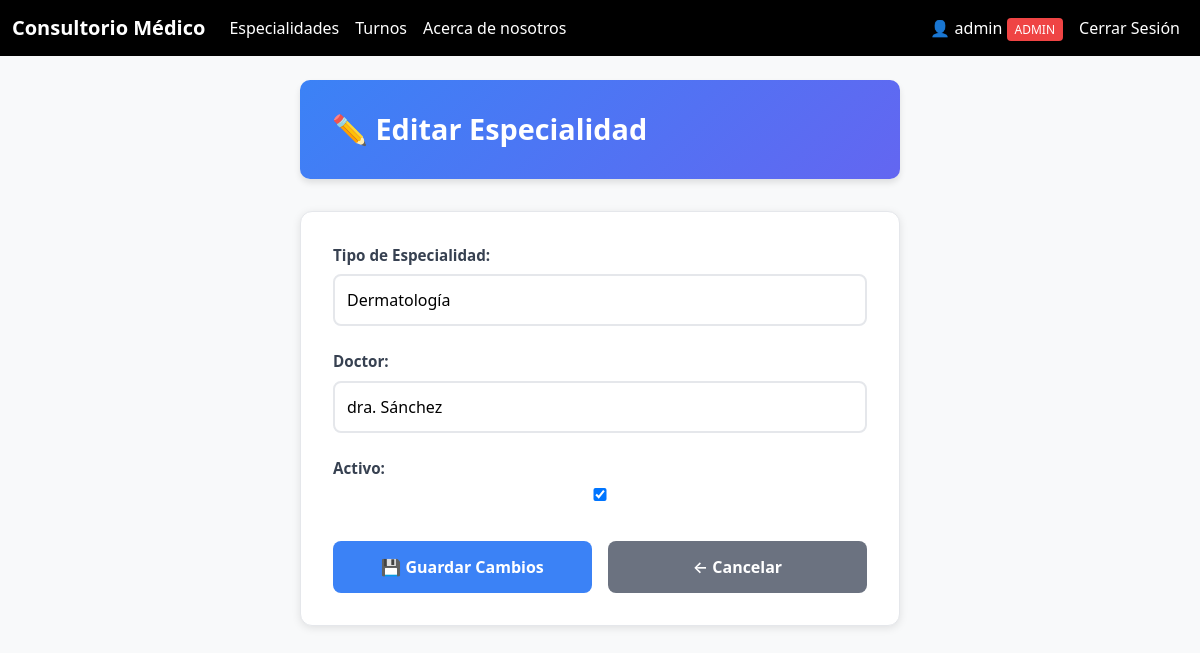
The app's page /esp/2/editar/ (signed in) with its own data.
### Especialidad/models.py (models this page shows, shortened)
class Especialidad(models.Model):
    tipo = models.CharField(max_length=100, verbose_name="Tipo de Especialidad")
    doctor = models.CharField(max_length=150, verbose_name="Doctor")
    activo = models.BooleanField(default=True, verbose_name="Activo")  # Para desactivar sin eliminar
    class Meta:
        verbose_name = "Especialidad"
        verbose_name_plural = "Especialidades"
        ordering = ['tipo']  # Ordenar alfabéticamente
        permissions = [
            ("puede_gestionar_especialidades", "Puede gestionar especialidades"),
        ]

### Especialidad/views.py (the view)
# urls.py: path('<int:pk>/editar/', EditarEspecialida.as_view(), name='editar_especialidad'),
class EditarEspecialida(LoginRequiredMixin, EsAdminMixin, UpdateView):
    model = Especialidad
    template_name = 'Editar_especialidad.html'
    fields = ['tipo', 'doctor', 'activo']
    success_url = reverse_lazy('lista_especialidades')

### Especialidad/views.py (called while the page is built)
    def test_func(self):
        return self.request.user.is_superuser or self.request.user.is_staff

### Especialidad/templates/Editar_especialidad.html (shortened to what this page needs)
{% extends 'base.html' %}
{% block content %}
<div class="form-container">
    <div class="form-header">
        <h3>✏️ Editar Especialidad</h3>
    </div>
    <div class="form-card">
        <form method="POST">
            {{ form.as_p }}
            <div class="form-actions">
                <button class="btn-guardar">💾 Guardar Cambios</button>
                <a href="/esp/" class="btn-salir">← Cancelar</a>
            </div>
        </form>
    </div>
</div>
{% endblock %}

### templates/base.html (shortened to what this page needs)
{% load static %}
<!DOCTYPE html>
<html lang="es">
<head>
    <link href="https://cdn.jsdelivr.net/npm/bootstrap@5.3.8/dist/css/bootstrap.min.css" rel="stylesheet">
</head>
<body class="bg-light">
<nav class="navbar navbar-expand-lg" style="background-color: #000;">
    <div class="container-fluid">
        <a class="navbar-brand text-white fw-bold" href="/">Consultorio Médico</a>
        <div class="collapse navbar-collapse" id="navbarNav">
            <ul class="navbar-nav">
                <li class="nav-item">
                    <a class="nav-link text-white {% if request.path == '/esp/' %}fw-bold{% endif %}"
                       href="/esp">Especialidades</a>
                </li>
                <li class="nav-item">
                    <a class="nav-link text-white {% if request.path == '/turno/' %}fw-bold{% endif %}"
                       href="/turno">Turnos</a>
                </li>
                <li class="nav-item">
                    <a class="nav-link text-white" href="/aboutus">Acerca de nosotros</a>
                </li>
            </ul>
            <ul class="navbar-nav ms-auto">
                {% if user.is_authenticated %}
                    <li class="nav-item">
                        <span class="nav-link text-white">
                            👤 {{ user.username }}
                            {% if user.is_superuser or user.is_staff %}
                                <span style="background-color: #ef4444; padding: 0.2rem 0.5rem; border-radius: 4px; font-size: 0.75rem;">ADMIN</span>
                            {% endif %}
                        </span>
                    </li>
                    <li class="nav-item">
                        <a class="nav-link text-white" href="{% url 'logout' %}">Cerrar Sesión</a>
                    </li>
                {% endif %}
            </ul>
        </div>
    </div>
</nav>
<div class="container my-4">
    {% block content %}{% endblock %}
</div>
</body>
</html>

### Especialidad/templates/Editar_especialidad.html (style rules this page uses)
.form-container { max-width: 600px; margin: 0 auto; }
.form-header { background: linear-gradient(135deg, #3b82f6 0%, #6366f1 100%); color: white; padding: 2rem; border-radius: 10px; margin-bottom: 2rem; box-shadow: 0 4px 6px rgba(0, 0, 0, 0.1); display: flex; align-items: center; gap: 1rem; }
.form-header h3 { margin: 0; font-size: 1.8rem; font-weight: 600; display: flex; align-items: center; gap: 0.75rem; }
.form-card { background: white; border-radius: 12px; box-shadow: 0 2px 8px rgba(0, 0, 0, 0.1); padding: 2rem; border: 1px solid #e5e7eb; }
.form-card form { display: flex; flex-direction: column; gap: 1.5rem; }
.form-card p { margin: 0; display: flex; flex-direction: column; gap: 0.5rem; }
.form-card label { color: #374151; font-weight: 600; font-size: 0.95rem; display: flex; align-items: center; gap: 0.5rem; }
.form-card input, .form-card select, .form-card textarea { width: 100%; padding: 0.75rem; border: 2px solid #e5e7eb; border-radius: 8px; font-size: 1rem; transition: all 0.3s ease; box-sizing: border-box; }
.form-actions { display: flex; gap: 1rem; margin-top: 1rem; }
.btn-guardar { flex: 1; background-color: #3b82f6; border: none; padding: 0.875rem 1.5rem; border-radius: 8px; color: white; font-weight: 600; font-size: 1rem; cursor: pointer; transition: all 0.3s ease; display: inline-flex; align-items: center; justify-content: center; gap: 0.5rem; }
.btn-salir { flex: 1; background-color: #6b7280; border: none; padding: 0.875rem 1.5rem; border-radius: 8px; color: white; text-decoration: none; font-weight: 600; font-size: 1rem; transition: all 0.3s ease; display: inline-flex; align-items: center; justify-content: center; gap: 0.5rem; }

### records on screen
Especialidad: tipo "Dermatología", doctor "dra. Sánchez", activo "☑"

### other values on screen
{{ user.username }} "admin"
